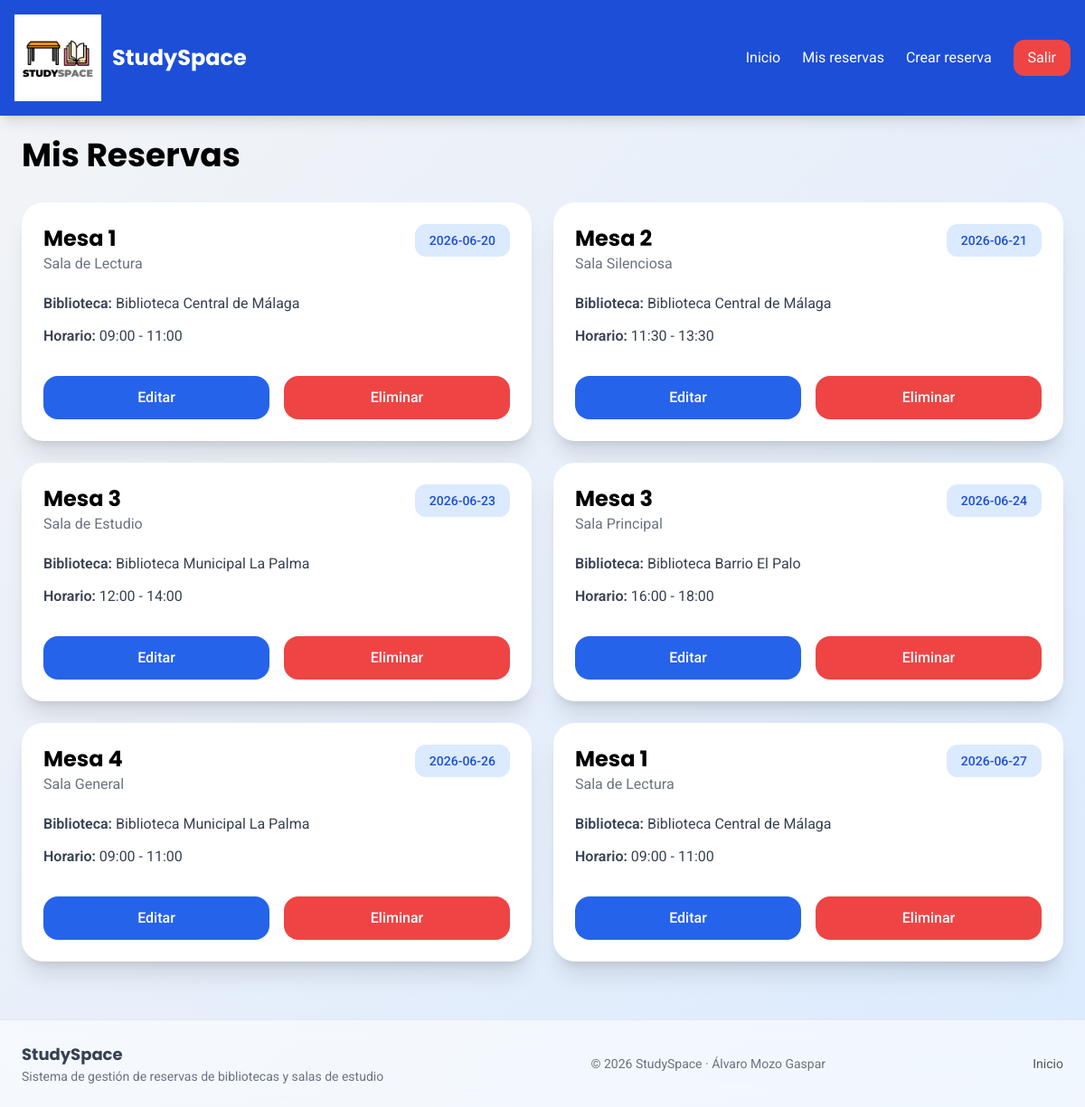
/mis-reservas (signed in), run on the app's committed database.
### tables this page shows
CREATE TABLE reservas (
    id_reserva INT AUTO_INCREMENT PRIMARY KEY,
    fecha_r DATE NOT NULL,
    hora_inicio TIME NOT NULL,
    hora_fin TIME NOT NULL,
    id_usuario INT NOT NULL,
    id_mesa INT NOT NULL,
    INDEX (id_usuario),
    INDEX (id_mesa),
    FOREIGN KEY (id_usuario) 
        REFERENCES usuarios(id_usuario)
        ON DELETE CASCADE
        ON UPDATE CASCADE,
    FOREIGN KEY (id_mesa) 
        REFERENCES mesas(id_mesa)
        ON DELETE CASCADE
        ON UPDATE CASCADE
);

CREATE TABLE mesas (
    id_mesa INT AUTO_INCREMENT PRIMARY KEY,
    numero INT NOT NULL,
    id_sala INT NOT NULL,
    INDEX (id_sala),
    FOREIGN KEY (id_sala) 
        REFERENCES salas(id_sala)
        ON DELETE CASCADE
        ON UPDATE CASCADE
);

CREATE TABLE salas (
    id_sala INT AUTO_INCREMENT PRIMARY KEY,
    nombre_s VARCHAR(100) NOT NULL,
    capacidad INT NOT NULL,
    id_biblioteca INT NOT NULL,
    INDEX (id_biblioteca),
    FOREIGN KEY (id_biblioteca) 
        REFERENCES bibliotecas(id_biblioteca)
        ON DELETE CASCADE
        ON UPDATE CASCADE
);

CREATE TABLE bibliotecas (
    id_biblioteca INT AUTO_INCREMENT PRIMARY KEY,
    nombre_b VARCHAR(100) NOT NULL,
    direccion VARCHAR(255) NOT NULL
);

### core/BaseController.php (called while the page is built, shortened)
<?php
class BaseController
{
    protected function view(string $path, array $data = []): void
    {
        extract($data);
        require "../app/views/$path.php";
    }
}

### app/controllers/ReservaController.php (called while the page is built, shortened)
<?php
require_once "../core/BaseController.php";
require_once "../app/services/ReservaService.php";
class ReservaController extends BaseController
{
    private ReservaService $service;
    public function __construct()
    {
        $this->service = new ReservaService();
    }
    public function misReservas(): void
    {
        $reservas = $this->service->obtenerReservasUsuario($_SESSION['id']);
        $this->view("reservas/mis_reservas", [
            "reservas" => $reservas
        ]);
    }
}

### core/Router.php (called while the page is built, shortened)
<?php
class Router
{
    private array $routes = [];
    public function get(string $uri, string $action): void
    {
        $this->routes['GET'][$this->format($uri)] = $action;
    }
    public function post(string $uri, string $action): void
    {
        $this->routes['POST'][$this->format($uri)] = $action;
    }
    private function format(string $uri): string
    {
        return trim($uri, '/');
    }
    public function dispatch(): void
    {
        $method = $_SERVER['REQUEST_METHOD'];
        $uri = parse_url($_SERVER['REQUEST_URI'], PHP_URL_PATH);
        $uri = trim($uri, '/');
        $action = $this->routes[$method][$uri] ?? null;
        [$controller, $function] = explode('@', $action);
        $controllerInstance = new $controller();
        call_user_func([$controllerInstance, $function]);
    }
}

### public/index.php (called while the page is built, shortened)
<?php
require_once "../core/helpers.php";
require_once "../core/Router.php";
require_once "../core/Model.php";
$router = new Router();
$router->dispatch();

### config/database.php (called while the page is built, shortened)
<?php
class Database
{
    private static ?mysqli $conn = null;
    public static function connect(): mysqli
    {
        if (self::$conn === null) {
            $host = getenv('DB_HOST') ?: '127.0.0.1';
            $user = getenv('DB_USER') ?: 'root';
            $pass = getenv('DB_PASS') ?: '';
            $name = getenv('DB_NAME') ?: 'studyspace';
            $port = getenv('DB_PORT') ? (int)getenv('DB_PORT') : 3307;
            self::$conn = new mysqli(
                $host,
                $user,
                $pass,
                $name,
                (int)$port
            );
            self::$conn->set_charset("utf8mb4");
        }
        return self::$conn;
    }
}

### app/services/ReservaService.php (called while the page is built, shortened)
<?php
require_once "../app/models/Reserva.php";
class ReservaService {
    private Reserva $reservaModel;
    public function __construct()
    {
        $this->reservaModel =
            new Reserva();
    }
    public function obtenerReservasUsuario(
        int $usuario
    ): mysqli_result {
        return $this->reservaModel
            ->obtenerPorUsuario(
                $usuario
            );
    }
}

### core/Model.php (called while the page is built, shortened)
<?php
require_once "../config/database.php";
abstract class Model
{
    public function __construct()
    {
        $this->db =
            Database::connect();
    }
}

### app/models/Reserva.php (called while the page is built, shortened)
<?php
require_once "../core/Model.php";
class Reserva extends Model
{
    public function obtenerPorUsuario(
        int $idUsuario
    ): mysqli_result {
        $stmt = $this->db->prepare("
            SELECT
                r.*,
                m.numero,
                m.id_mesa,
                s.nombre_s,
                s.id_sala,
                b.nombre_b,
                b.id_biblioteca
            FROM reservas r
            JOIN mesas m
                ON r.id_mesa = m.id_mesa
            JOIN salas s
                ON m.id_sala = s.id_sala
            JOIN bibliotecas b
                ON s.id_biblioteca = b.id_biblioteca
            WHERE r.id_usuario = ?
            ORDER BY
                r.fecha_r ASC,
                r.hora_inicio ASC
        ");
        $stmt->bind_param(
            "i",
            $idUsuario
        );
        $stmt->execute();
        return $stmt->get_result();
    }
}

### core/helpers.php (called while the page is built, shortened)
<?php
function base_url(string $path = ''): string
{
    $scriptName = $_SERVER['SCRIPT_NAME'] ?? '';
    $basePath = rtrim(
        str_replace('\\', '/', dirname($scriptName)),
        '/'
    );
    return $basePath . '/' . ltrim($path, '/');
}

### app/views/reservas/mis_reservas.php (the view, shortened to what this page needs)
<?php
require_once "../app/views/layouts/header.php";
?>
<h2 class="text-4xl font-bold mb-8 font-display">
    Mis Reservas
</h2>
<?php if ($reservas->num_rows > 0) : ?>
    <div class="grid grid-cols-1 md:grid-cols-2 xl:grid-cols-3 gap-6">
        <?php while ($r = $reservas->fetch_assoc()) : ?>
            <div
                id="fila-<?= (int)$r['id_reserva'] ?>"
                class="bg-white rounded-3xl shadow-xl p-6"
            >
                <div class="flex justify-between items-start mb-5">
                    <div>
                        <h3 class="text-2xl font-bold font-display">
                            Mesa <?= (int)$r['numero'] ?>
                        </h3>
                        <p class="text-gray-500">
                            <?= htmlspecialchars($r['nombre_s']) ?>
                        </p>
                    </div>
                    <span class="
                        bg-blue-100
                        text-blue-700
                        px-4
                        py-2
                        rounded-xl
                        text-sm
                        font-medium
                    ">
                        <?= htmlspecialchars($r['fecha_r']) ?>
                    </span>
                </div>
                <div class="space-y-3 text-gray-700">
                    <p>
                        <span class="font-semibold">Biblioteca:</span>
                        <?= htmlspecialchars($r['nombre_b']) ?>
                    </p>
                    <p>
                        <span class="font-semibold">Horario:</span>
                        <?= substr($r['hora_inicio'], 0, 5) ?>
                        -
                        <?= substr($r['hora_fin'], 0, 5) ?>
                    </p>
                </div>
                <div class="flex gap-4 mt-8">
                    <a
                        href="<?= base_url('editar-reserva') . '?id=' . (int)$r['id_reserva'] ?>"
                        class="
                            flex-1
                            text-center
                            bg-blue-600
                            text-white
                            py-3
                            rounded-2xl
                            font-medium
                        "
                    >
                        Editar
                    </a>
                    <button
                        class="
                            flex-1
                            bg-red-500
                            text-white
                            py-3
                            rounded-2xl
                            font-medium
                            btnEliminar
                        "
                        data-id="<?= (int)$r['id_reserva'] ?>"
                    >
                        Eliminar
                    </button>
                </div>
            </div>
        <?php endwhile; ?>
    </div>
<?php endif; ?>
<?php
require_once "../app/views/layouts/footer.php";
?>

### app/views/layouts/header.php (style rules this page uses)
body { font-family: 'Roboto', sans-serif; }
h1,h2,h3,h4,.font-display { font-family: 'Poppins', sans-serif; }

### data on the page
reservas: id_mesa.numero "1", salas.nombre_s "Sala de Lectura", fecha_r "2026-06-20", bibliotecas.nombre_b "Biblioteca Central de Málaga", hora_inicio "09:00", hora_fin "11:00"
reservas: id_mesa.numero "2", salas.nombre_s "Sala Silenciosa", fecha_r "2026-06-21", bibliotecas.nombre_b "Biblioteca Central de Málaga", hora_inicio "11:30", hora_fin "13:30"
reservas: id_mesa.numero "3", salas.nombre_s "Sala de Estudio", fecha_r "2026-06-23", bibliotecas.nombre_b "Biblioteca Municipal La Palma", hora_inicio "12:00", hora_fin "14:00"
reservas: id_mesa.numero "3", salas.nombre_s "Sala Principal", fecha_r "2026-06-24", bibliotecas.nombre_b "Biblioteca Barrio El Palo", hora_inicio "16:00", hora_fin "18:00"
reservas: id_mesa.numero "4", salas.nombre_s "Sala General", fecha_r "2026-06-26", bibliotecas.nombre_b "Biblioteca Municipal La Palma", hora_inicio "09:00", hora_fin "11:00"
reservas: id_mesa.numero "1", salas.nombre_s "Sala de Lectura", fecha_r "2026-06-27", bibliotecas.nombre_b "Biblioteca Central de Málaga", hora_inicio "09:00", hora_fin "11:00"
